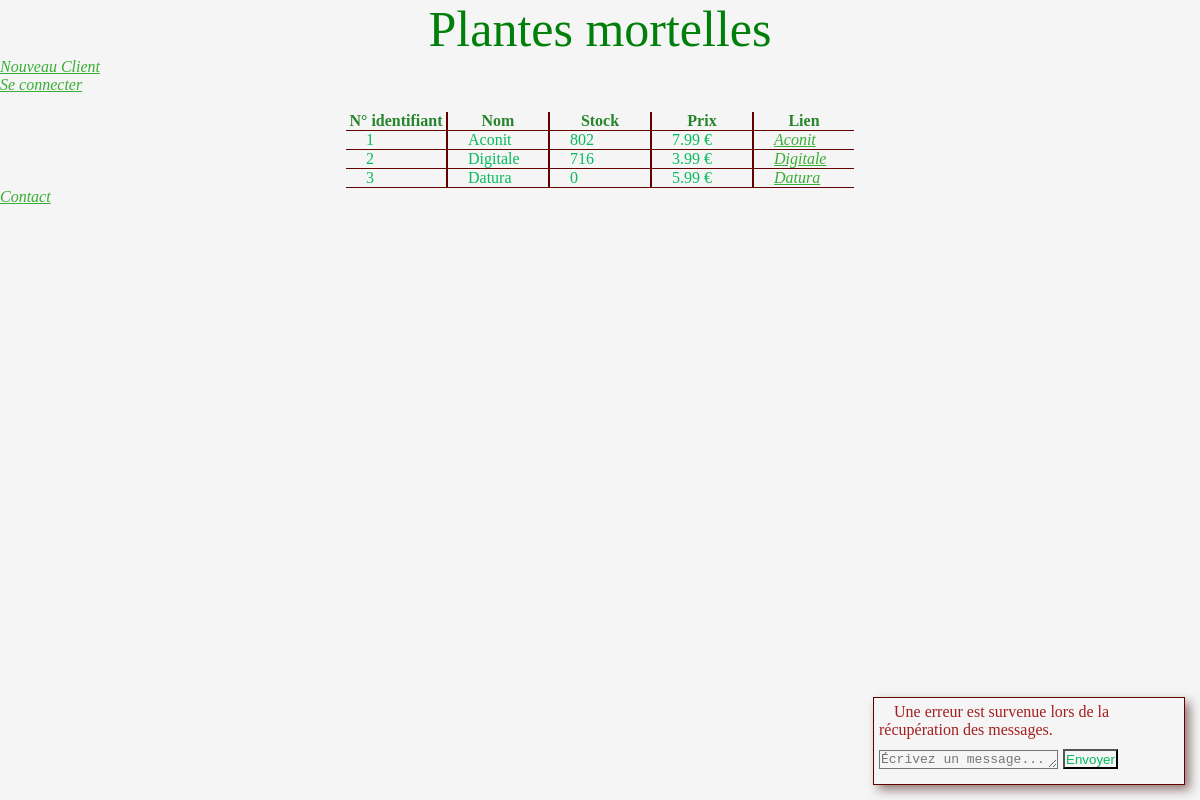
The page / on the database its author committed.
### tables this page shows
CREATE TABLE `Articles` (
  `id_art` int(11) NOT NULL,
  `nom` varchar(25) NOT NULL,
  `quantite` int(11) NOT NULL,
  `prix` float NOT NULL,
  `url_photo` varchar(25) DEFAULT NULL,
  `description` text,
  `ID_STRIPE` varchar(255) DEFAULT NULL
);

### index.php (the view, shortened to what this page needs)
<!DOCTYPE html>
<html lang="fr">
   <head>
      <link rel="stylesheet" href="Styles/mep.css" type="text/css" media="screen">
   </head>
   <body>
      <?php
         $bdd = getBD();
         $rep = $bdd->query('SELECT * FROM Articles');
      ?>
      <h1>Plantes mortelles</h1>
      <?php if(!isset($_SESSION['client'])){ ?>
         <p> <a href="Client/nouveau.php"> Nouveau Client </a> </p>
         <p> <a href="Client/connexion.php"> Se connecter</a> </p>
      <?php }?>
      <br>
      <table>
         <tr>
            <th>N° identifiant</th>
            <th>Nom</th>
            <th>Stock</th>
            <th>Prix</th>
            <th>Lien</th>
         </tr>
         <?php while ($ligne = $rep ->fetch()) { ?>
            <tr>
               <?php
               echo "<td>".$ligne['id_art']."</td>\n";
               echo "<td>".$ligne['nom']."</td>\n";
               echo "<td>".$ligne['quantite']."</td>\n";
               echo "<td>".$ligne['prix']." €</td>\n";
               echo "<td> <a href = 'Articles/Article.php?id_art=".$ligne['id_art']."'>".$ligne['nom']."</a></td>\n";
               ?>
            </tr>
         <?php } $rep ->closeCursor(); ?>
      </table>
      <a href="Contact/contact.html">Contact</a>
      <div id="fenetre_disccussion">
         <div id="messages_passes"></div>
         <div id="chat-input">
               <textarea id="message_rentre" maxlength="256" placeholder="Écrivez un message..."></textarea>
               <button id="message_envoye">Envoyer</button>
         </div>
      </div>
   </body>
</html>

### Styles/mep.css (style rules this page uses)
* { padding: 0px; margin: 0px; color: rgb(5, 187, 93); background-color: whitesmoke; }
h1 { text-align: center; font: 50px cursive; color: rgb(0, 128, 11); }
table { border-collapse: collapse; margin: auto; }
th { width: 100px; color: rgb(39, 133, 45); }
td { padding-left: 20px; }
th,td { border-bottom: solid 1.5px rgba(100, 0, 0); border-right: solid 2px rgb(100, 0, 0); }
th:last-child { border-top: none; }
td:last-child { border-right: none; }
tr:first-child th:last-child { border-right: none; }
a { color: rgb(58, 174, 52); font-style: italic; display: inline; }
#fenetre_disccussion { border: solid 1.5px rgba(100, 0, 0); box-shadow: 5px 5px 10px rgba(50, 0, 0, 0.5); position: fixed; bottom: 15px; right: 15px; width: 300px; max-height: 300px; overflow: scroll; padding: 5px; }
#chat-input { display: flex; padding: 10px; padding-left: 0px; gap: 5px; align-items: center; }
#message_rentre { height: 15px; font-size: 1em; padding: 1px; }
#message_envoye { height: 20px; padding: 1px; }

### rows shown on the page
articles: id_art "1", nom "Aconit", quantite "802", prix "7.99"
articles: id_art "2", nom "Digitale", quantite "716", prix "3.99"
articles: id_art "3", nom "Datura", quantite "0", prix "5.99"
